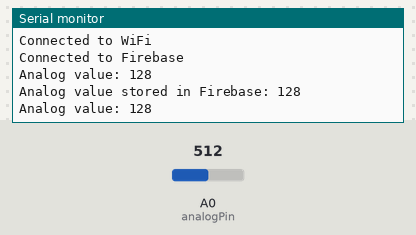
Bench run of a sketch on a simulated ESP8266 (NodeMCU). Shown: the last lines printed to the serial monitor. Inputs (shaded band) come from the test bench; at power-on: A0 (analogPin) = 512. WiFi joins after 1.5 s; servers stay silent unless stated.

Above: at 3.2 s.
3.3 s: A0 (analogPin) set to 716
At 3.8 s:
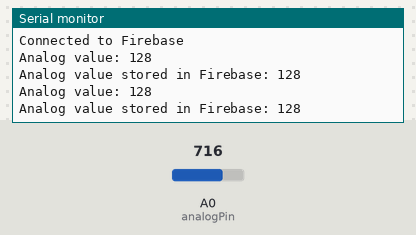
4.9 s: A0 (analogPin) set to 900
At 6.4 s:
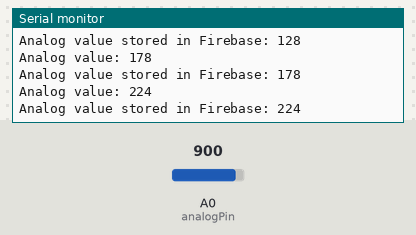
Timing chart, 0 to 7.9 s (numbered marks = the images above; inputs shaded):
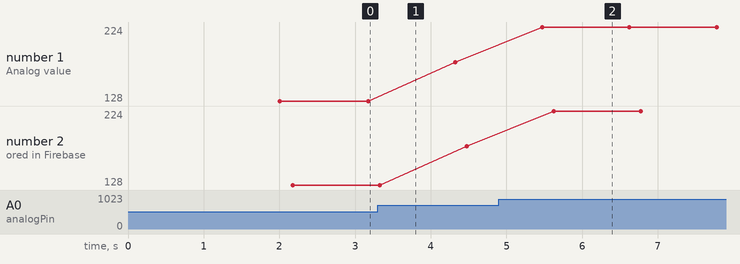

Measured:
- after the input at 4.9 s, the serial monitor: prints a new line after 0.57 s (image 2)
- plotted number 1: 128 → 178 after the input at 3.3 s, 178 → 224 after the input at 4.9 s
- plotted number 2: 128 → 178 after the input at 3.3 s, 178 → 224 after the input at 4.9 s

The sketch:

code.ino
```cpp
#include <ESP8266WiFi.h>
#include <FirebaseESP8266.h>

// Replace with your network credentials
const char* ssid = "YOUR SSIS";
const char* password = "****";

// Replace with your Firebase project details
const char* firebaseHost = "*****";
const char* firebaseAuth = "*****";

// Firebase database path
const String databasePath = "/analogValue";

// Pin connected to the potentiometer
const int analogPin = A0;

// Initialize Firebase
FirebaseData firebaseData;

void setup() {
  // Start serial communication
  Serial.begin(9600);

  // Connect to Wi-Fi
  WiFi.begin(ssid, password);
  while (WiFi.status() != WL_CONNECTED) {
    delay(1000);
    Serial.println("Connecting to WiFi...");
  }
  Serial.println("Connected to WiFi");

  // Initialize Firebase
  Firebase.begin(firebaseHost, firebaseAuth);

  // Wait for Firebase to initialize
  while (!Firebase.ready()) {
    delay(100);
  }
  Serial.println("Connected to Firebase");
}

void loop() {
  // Read the analog value from the potentiometer
  int analogValue = map(analogRead(analogPin),0,1023,0,255);
  // Print the analog value to the Serial Monitor
  Serial.println("Analog value: " + String(analogValue));

  // Store the analog value in Firebase only if it is greater than 100
  if (analogValue > 100) {
    if (Firebase.setInt(firebaseData, databasePath, analogValue)) {
      Serial.println("Analog value stored in Firebase: " + String(analogValue));
    } else {
      Serial.println("Error storing analog value in Firebase: " + firebaseData.errorReason());
    }
  }

  // Wait for some time before taking the next reading
  delay(1000);
}
```
